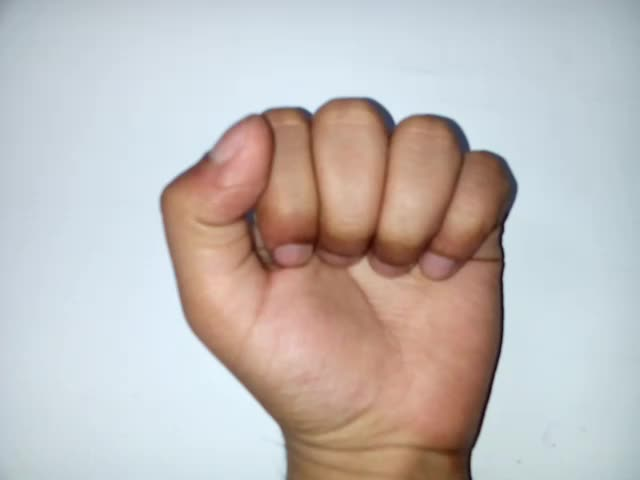
#> input picture 001.jpg, 640 x 480 px
$ python -i surf_processing.py   (imports and definitions only)
#> lines starting #> are read from the running program, lines starting #| are printed output that depends on the picture; after the words box and inside, x2 and y2 are one past the last pixel; in counts of white or black regions, pixels touching at a corner belong together
import numpy as np
import cv2
from matplotlib import pyplot as plt

def descriptor(path):
#> called with path = '001.jpg'
    frame = cv2.imread(path)
#> frame is the input picture: shape (480, 640, 3); mean B, G, R 186.1, 188, 193.7
    frame = cv2.resize(frame,(128,128))
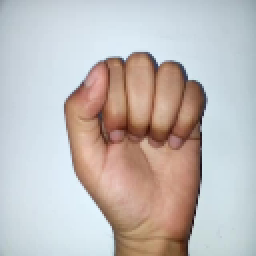
#> frame: shape (128, 128, 3) (shown 2 times larger); mean B, G, R 186, 188, 193.6

    convertedgray = cv2.cvtColor(frame, cv2.COLOR_BGR2GRAY)
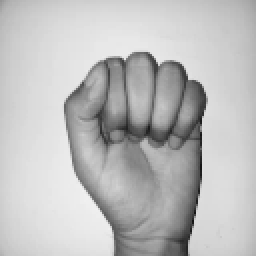
#> convertedgray: shape (128, 128) (shown 2 times larger); min 20, max 241, mean 189.4

    convertedhsv = cv2.cvtColor(frame, cv2.COLOR_BGR2HSV)
#> convertedhsv: shape (128, 128, 3); mean H, S, V 71.6, 49.1, 207.7
    #cv2.imshow("hsv",convertedhsv)

    lowerBoundary = np.array([0,40,30],dtype="uint8")#hsv ranges for skin
    upperBoundary = np.array([43,255,254],dtype="uint8")
    skinMask = cv2.inRange(convertedhsv, lowerBoundary, upperBoundary)
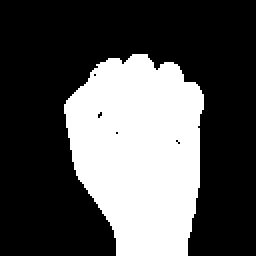
#> skinMask: shape (128, 128) (shown 2 times larger); 32.8% white; 1 white region, box (x1, y1, x2, y2) and area: (32, 27, 102, 128) 5369
    #cv2.imshow("inrange",skinMask)
    skinMask = cv2.addWeighted(skinMask,0.5,skinMask,0.5,0.0)
    #cv2.imshow("masked",skinMask)

    skinMask = cv2.medianBlur(skinMask, 5)#remove noise
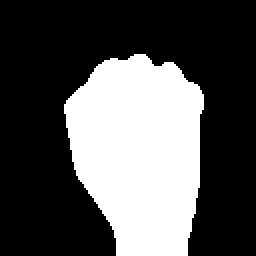
#> skinMask: shape (128, 128) (shown 2 times larger); 32.8% white; 1 white region, box (x1, y1, x2, y2) and area: (32, 27, 102, 128) 5377
    skin = cv2.bitwise_and(convertedgray, convertedgray, mask = skinMask)#mask out hand
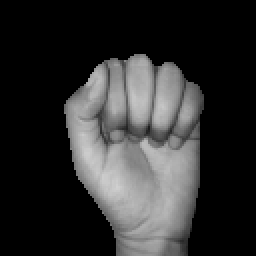
#> skin: shape (128, 128) (shown 2 times larger); min 0, max 208, mean 46.7

    img2 = cv2.Canny(skin,60,60)
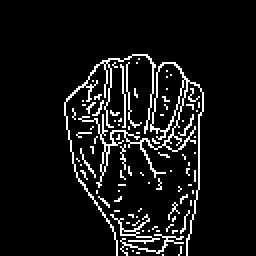
#> img2: shape (128, 128) (shown 2 times larger); 7.9% white in thin lines or dots, all inside (x1, y1, x2, y2) = (32, 27, 102, 128)
#> (the run stopped early here; a loop or call above may not have finished)
